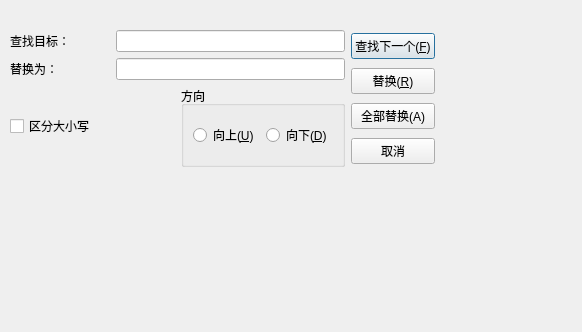
<?xml version="1.0" encoding="UTF-8"?>
<ui version="4.0">
 <class>ReplaceDialog</class>
 <widget class="QDialog" name="ReplaceDialog">
  <property name="geometry">
   <rect>
    <x>0</x>
    <y>0</y>
    <width>582</width>
    <height>332</height>
   </rect>
  </property>
  <property name="windowTitle">
   <string>Dialog</string>
  </property>
  <widget class="QWidget" name="">
   <property name="geometry">
    <rect>
     <x>10</x>
     <y>30</y>
     <width>425</width>
     <height>137</height>
    </rect>
   </property>
   <layout class="QHBoxLayout" name="horizontalLayout_5">
    <item>
     <layout class="QVBoxLayout" name="verticalLayout">
      <item>
       <layout class="QHBoxLayout" name="horizontalLayout">
        <item>
         <widget class="QLabel" name="label">
          <property name="sizePolicy">
           <sizepolicy hsizetype="Fixed" vsizetype="Fixed">
            <horstretch>0</horstretch>
            <verstretch>0</verstretch>
           </sizepolicy>
          </property>
          <property name="minimumSize">
           <size>
            <width>100</width>
            <height>0</height>
           </size>
          </property>
          <property name="maximumSize">
           <size>
            <width>100</width>
            <height>16777215</height>
           </size>
          </property>
          <property name="text">
           <string>查找目标：</string>
          </property>
         </widget>
        </item>
        <item>
         <widget class="QLineEdit" name="lineEdit"/>
        </item>
       </layout>
      </item>
      <item>
       <layout class="QHBoxLayout" name="horizontalLayout_2">
        <item>
         <widget class="QLabel" name="label_2">
          <property name="sizePolicy">
           <sizepolicy hsizetype="Fixed" vsizetype="Fixed">
            <horstretch>0</horstretch>
            <verstretch>0</verstretch>
           </sizepolicy>
          </property>
          <property name="minimumSize">
           <size>
            <width>100</width>
            <height>0</height>
           </size>
          </property>
          <property name="maximumSize">
           <size>
            <width>100</width>
            <height>16777215</height>
           </size>
          </property>
          <property name="text">
           <string>替换为：</string>
          </property>
         </widget>
        </item>
        <item>
         <widget class="QLineEdit" name="lineEdit_2"/>
        </item>
       </layout>
      </item>
      <item>
       <layout class="QHBoxLayout" name="horizontalLayout_4">
        <item>
         <widget class="QCheckBox" name="checkBox">
          <property name="text">
           <string>区分大小写</string>
          </property>
         </widget>
        </item>
        <item>
         <widget class="QGroupBox" name="groupBox">
          <property name="title">
           <string>方向</string>
          </property>
          <layout class="QHBoxLayout" name="horizontalLayout_3">
           <item>
            <widget class="QRadioButton" name="rbUp">
             <property name="text">
              <string>向上(&amp;U)</string>
             </property>
            </widget>
           </item>
           <item>
            <widget class="QRadioButton" name="rbDown">
             <property name="text">
              <string>向下(&amp;D)</string>
             </property>
            </widget>
           </item>
          </layout>
         </widget>
        </item>
       </layout>
      </item>
     </layout>
    </item>
    <item>
     <layout class="QVBoxLayout" name="verticalLayout_2">
      <item>
       <widget class="QPushButton" name="btFindNext">
        <property name="text">
         <string>查找下一个(&amp;F)</string>
        </property>
       </widget>
      </item>
      <item>
       <widget class="QPushButton" name="btReplace">
        <property name="text">
         <string>替换(&amp;R)</string>
        </property>
       </widget>
      </item>
      <item>
       <widget class="QPushButton" name="btReplaceAll">
        <property name="text">
         <string>全部替换(A)</string>
        </property>
       </widget>
      </item>
      <item>
       <widget class="QPushButton" name="btCancel">
        <property name="text">
         <string>取消</string>
        </property>
       </widget>
      </item>
     </layout>
    </item>
   </layout>
  </widget>
 </widget>
 <resources/>
 <connections/>
</ui>
